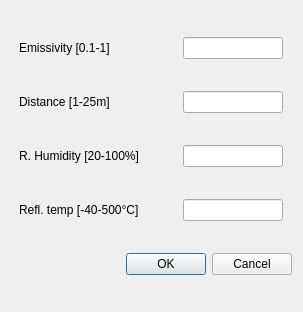
<?xml version="1.0" encoding="UTF-8"?>
<ui version="4.0">
 <class>Dialog</class>
 <widget class="QDialog" name="Dialog">
  <property name="geometry">
   <rect>
    <x>0</x>
    <y>0</y>
    <width>303</width>
    <height>312</height>
   </rect>
  </property>
  <property name="windowTitle">
   <string>Dialog</string>
  </property>
  <layout class="QVBoxLayout" name="verticalLayout">
   <item>
    <layout class="QHBoxLayout" name="horizontalLayout">
     <item>
      <widget class="QLabel" name="label">
       <property name="minimumSize">
        <size>
         <width>150</width>
         <height>0</height>
        </size>
       </property>
       <property name="maximumSize">
        <size>
         <width>150</width>
         <height>16777215</height>
        </size>
       </property>
       <property name="text">
        <string>Emissivity [0.1-1]</string>
       </property>
      </widget>
     </item>
     <item>
      <widget class="QLineEdit" name="lineEdit_em">
       <property name="enabled">
        <bool>true</bool>
       </property>
       <property name="minimumSize">
        <size>
         <width>100</width>
         <height>0</height>
        </size>
       </property>
       <property name="maximumSize">
        <size>
         <width>100</width>
         <height>16777215</height>
        </size>
       </property>
       <property name="text">
        <string/>
       </property>
       <property name="maxLength">
        <number>3</number>
       </property>
      </widget>
     </item>
    </layout>
   </item>
   <item>
    <layout class="QHBoxLayout" name="horizontalLayout_2">
     <item>
      <widget class="QLabel" name="label_2">
       <property name="minimumSize">
        <size>
         <width>150</width>
         <height>0</height>
        </size>
       </property>
       <property name="maximumSize">
        <size>
         <width>150</width>
         <height>16777215</height>
        </size>
       </property>
       <property name="text">
        <string>Distance [1-25m]</string>
       </property>
      </widget>
     </item>
     <item>
      <widget class="QLineEdit" name="lineEdit_dist">
       <property name="enabled">
        <bool>true</bool>
       </property>
       <property name="minimumSize">
        <size>
         <width>100</width>
         <height>0</height>
        </size>
       </property>
       <property name="maximumSize">
        <size>
         <width>100</width>
         <height>16777215</height>
        </size>
       </property>
       <property name="text">
        <string/>
       </property>
       <property name="maxLength">
        <number>4</number>
       </property>
      </widget>
     </item>
    </layout>
   </item>
   <item>
    <layout class="QHBoxLayout" name="horizontalLayout_3">
     <item>
      <widget class="QLabel" name="label_3">
       <property name="minimumSize">
        <size>
         <width>150</width>
         <height>0</height>
        </size>
       </property>
       <property name="maximumSize">
        <size>
         <width>150</width>
         <height>16777215</height>
        </size>
       </property>
       <property name="text">
        <string>R. Humidity [20-100%]</string>
       </property>
      </widget>
     </item>
     <item>
      <widget class="QLineEdit" name="lineEdit_rh">
       <property name="enabled">
        <bool>true</bool>
       </property>
       <property name="minimumSize">
        <size>
         <width>100</width>
         <height>0</height>
        </size>
       </property>
       <property name="maximumSize">
        <size>
         <width>100</width>
         <height>16777215</height>
        </size>
       </property>
       <property name="text">
        <string/>
       </property>
       <property name="maxLength">
        <number>6</number>
       </property>
      </widget>
     </item>
    </layout>
   </item>
   <item>
    <layout class="QHBoxLayout" name="horizontalLayout_4">
     <item>
      <widget class="QLabel" name="label_4">
       <property name="minimumSize">
        <size>
         <width>150</width>
         <height>0</height>
        </size>
       </property>
       <property name="maximumSize">
        <size>
         <width>150</width>
         <height>16777215</height>
        </size>
       </property>
       <property name="text">
        <string>Refl. temp [-40-500°C]</string>
       </property>
      </widget>
     </item>
     <item>
      <widget class="QLineEdit" name="lineEdit_temp">
       <property name="enabled">
        <bool>true</bool>
       </property>
       <property name="minimumSize">
        <size>
         <width>100</width>
         <height>0</height>
        </size>
       </property>
       <property name="maximumSize">
        <size>
         <width>100</width>
         <height>16777215</height>
        </size>
       </property>
       <property name="text">
        <string/>
       </property>
       <property name="maxLength">
        <number>5</number>
       </property>
      </widget>
     </item>
    </layout>
   </item>
   <item>
    <widget class="QDialogButtonBox" name="buttonBox">
     <property name="orientation">
      <enum>Qt::Horizontal</enum>
     </property>
     <property name="standardButtons">
      <set>QDialogButtonBox::Cancel|QDialogButtonBox::Ok</set>
     </property>
    </widget>
   </item>
  </layout>
 </widget>
 <resources/>
 <connections>
  <connection>
   <sender>buttonBox</sender>
   <signal>accepted()</signal>
   <receiver>Dialog</receiver>
   <slot>accept()</slot>
   <hints>
    <hint type="sourcelabel">
     <x>248</x>
     <y>254</y>
    </hint>
    <hint type="destinationlabel">
     <x>157</x>
     <y>274</y>
    </hint>
   </hints>
  </connection>
  <connection>
   <sender>buttonBox</sender>
   <signal>rejected()</signal>
   <receiver>Dialog</receiver>
   <slot>reject()</slot>
   <hints>
    <hint type="sourcelabel">
     <x>316</x>
     <y>260</y>
    </hint>
    <hint type="destinationlabel">
     <x>286</x>
     <y>274</y>
    </hint>
   </hints>
  </connection>
 </connections>
</ui>
